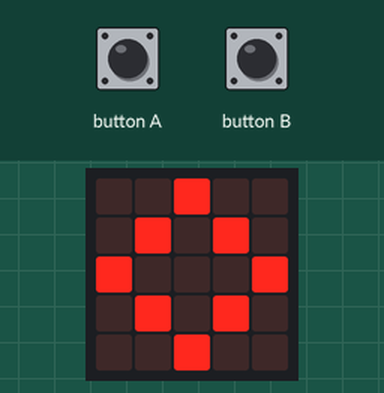
Simulated run of this program. Board: BBC micro:bit (MakeCode). Shown: the board's 5×5 LED display. The test bench sets the inputs (shaded band). The 48×5 strip is a reading aid, not a part: it shows the text the display is scrolling, unrolled, one strip-width of it at a time; the short countdown, score and lost-life animations are approximate; the run ends where the board's game-over animation would start. At 12.8 s the program stops and its outputs stay as they are.

Above: at 0.7 s.
At 9.9 s:
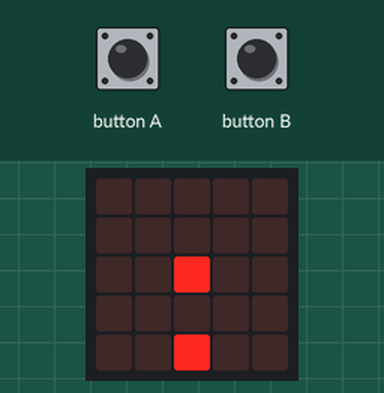
10.0 s: button B pressed for 0.15 s
At 10.8 s:
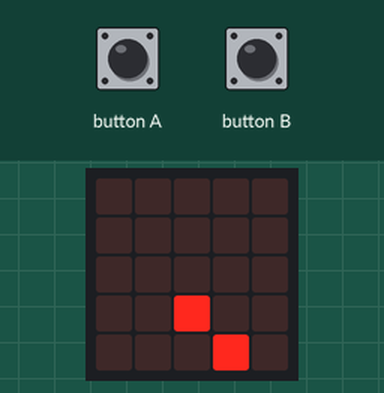
At 13.6 s:
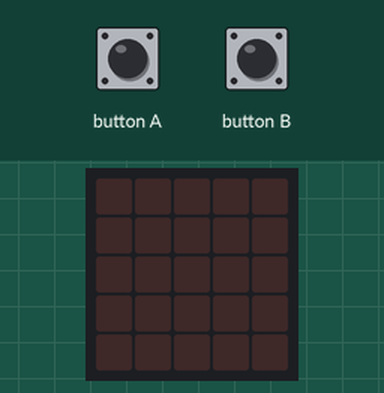
Timing chart, 0 to 14.3 s (numbered marks = the images above; inputs shaded):
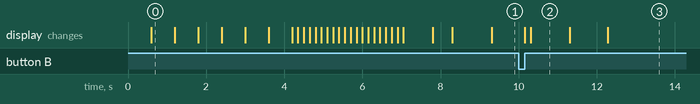

The program:

main.ts
```typescript
let val = 0
let score = 0
let bal: game.LedSprite = null
let paddle: game.LedSprite = null
let snelheid = 0
input.onButtonPressed(Button.A, function () {
    paddle.change(LedSpriteProperty.X, -1)
})
input.onButtonPressed(Button.B, function () {
    paddle.change(LedSpriteProperty.X, 1)
})
basic.showIcon(IconNames.Square)
basic.showIcon(IconNames.Diamond)
basic.showIcon(IconNames.SmallSquare)
basic.showIcon(IconNames.SmallDiamond)
basic.showIcon(IconNames.SmallSquare)
basic.showIcon(IconNames.Diamond)
basic.showIcon(IconNames.Square)
basic.clearScreen()
basic.showString("GO!")
snelheid = 1000
score = 0
val = 0
bal = game.createSprite(2, 0)
paddle = game.createSprite(2, 4)
basic.pause(500)
basic.forever(function () {
    if (bal.isTouching(paddle)) {
        bal.delete()
        bal = game.createSprite(Math.randomRange(0, 4), 0)
        score += 1
        val = 0
        basic.pause(500)
    } else if (bal.isTouchingEdge() && val == 4) {
        bal.delete()
        paddle.delete()
        basic.clearScreen()
        basic.pause(500)
        game.addScore(score)
        game.gameOver()
    } else {
        snelheid += -10
        bal.change(LedSpriteProperty.Y, 1)
        val += 1
        basic.pause(snelheid)
    }
})
```

test.ts
```typescript
// tests go here; this will not be compiled when this package is used as a library
```

Measured:
- after the input at 10.0 s, the display: first changes after 0.15 s (image 2 shows a later state)
- what the display in image 0 shows lasts 0.6 s, from 0.6 s to 1.2 s
- what the display in image 2 shows lasts 1.0 s, from 10.3 s to 11.3 s
